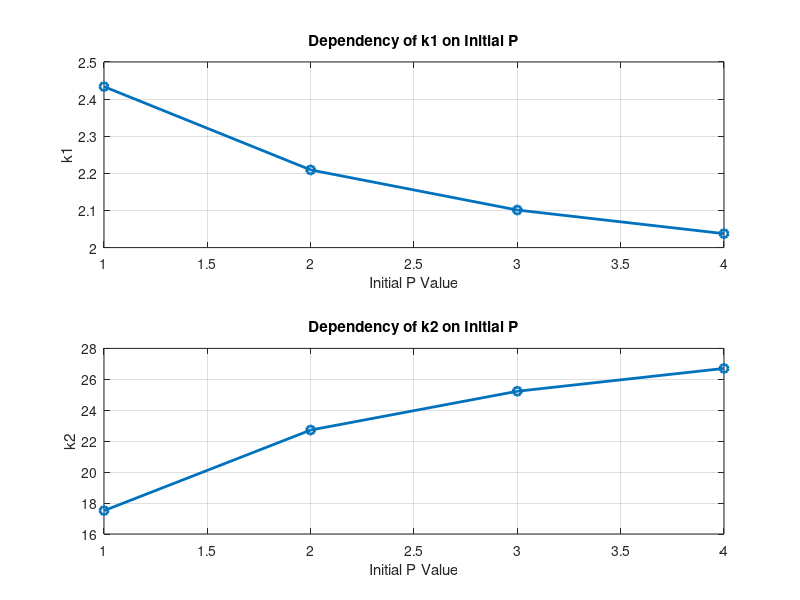
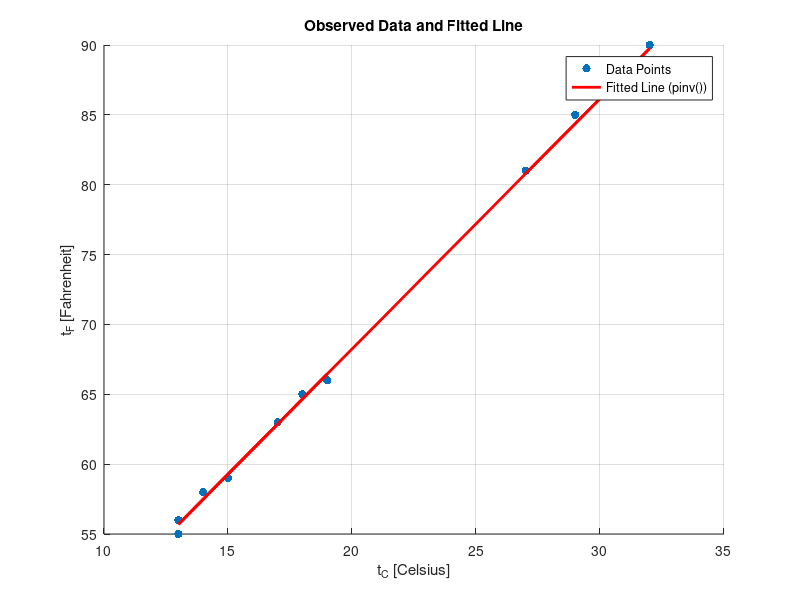

These figures' MATLAB source, in order:
%LAB1
% Data
t_C = [13, 14, 17, 18, 19, 15, 13, 31, 32, 29, 27]';
t_F = [55, 58, 63, 65, 66, 59, 56, 87, 90, 85, 81]';

% Initial Parameters
initial_P_values = [1, 2, 3, 4]; % Different initial P values. Just randomly selected
theta_results = zeros(2, length(initial_P_values)); % End results

% Calculations for initial P vals
for idx = 1:length(initial_P_values)
    P = eye(2) * initial_P_values(idx); % Initial gain matrix
    theta = [0; 0]; % Initial guess for [k1; k2]

    % RLSE calculation
    for k = 1:length(t_C)
        % [Matrix 2x3] -> [Matrix 3x2]' 
        % Regressor vector: Phi_k = [t_C(k), 1]' 
        % This is the vector of regressors for the current data point.
        % The first element is the current input value t_C(k), and the second element is a constant term (1) for the bias.
        Phi_k = [t_C(k), 1]';

        % Prediction error: error = t_F(k) - Phi_k' * theta
        % This is the difference between the actual output value t_F(k) and the predicted output value based on the current parameters theta.
        % The predicted output value is calculated as the dot product of the regressor vector Phi_k and the parameter vector theta.
        error = t_F(k) - Phi_k' * theta;

        % Gain calculation: K = P * Phi_k / (1 + Phi_k' * P * Phi_k)
        % This is the gain calculation for the RLSE algorithm.
        % The gain K is a measure of how much the parameters should be updated based on the current error.
        % The denominator (1 + Phi_k' * P * Phi_k) is a normalization term that prevents the gain from becoming too large.
        % The term Phi_k' * P * Phi_k is the covariance of the regressor vector Phi_k with respect to the parameter vector theta.
        K = P * Phi_k / (1 + Phi_k' * P * Phi_k);

        % Parameter update: theta = theta + K * error
        % This is the update rule for the parameter vector theta.
        % The parameters are updated by adding the product of the gain K and the error.
        % This update rule is based on the gradient descent algorithm, which minimizes the mean squared error between the predicted and actual output values.
        theta = theta + K * error;

        % Covariance update: P = P - K * Phi_k' * P
        % This is the update rule for the covariance matrix P.
        % The covariance matrix P represents the uncertainty of the parameter vector theta.
        % The update rule is based on the Sherman-Morrison formula, which is a recursive formula for updating the inverse of a matrix.
        P = P - K * Phi_k' * P;
    end

    % Store results for current P
    theta_results(:, idx) = theta;
end

% Using pinv() for comparison
X = [t_C, ones(length(t_C), 1)];
theta_pinv = pinv(X) * t_F;

% Display Results
disp('Estimated parameters using RLSE for different initial P values:');
disp(theta_results);

disp('Estimated parameters using pinv():');
disp(theta_pinv);

% Plotting the dependency of k1 and k2 on initial P
figure;
subplot(2, 1, 1);
plot(initial_P_values, theta_results(1, :), '-o', 'LineWidth', 2);
xlabel('Initial P Value');
ylabel('k1');
title('Dependency of k1 on Initial P');
grid on;

subplot(2, 1, 2);
plot(initial_P_values, theta_results(2, :), '-o', 'LineWidth', 2);
xlabel('Initial P Value');
ylabel('k2');
title('Dependency of k2 on Initial P');
grid on;

% Plotting data points and fitted line for pinv()
figure;
scatter(t_C, t_F, 'filled');
hold on;
t_F_pred = X * theta_pinv;
plot(t_C, t_F_pred, '-r', 'LineWidth', 2);
xlabel('t_C [Celsius]');
ylabel('t_F [Fahrenheit]');
title('Observed Data and Fitted Line');
legend('Data Points', 'Fitted Line (pinv())', 'Location', 'Best');
grid on;
%AV
